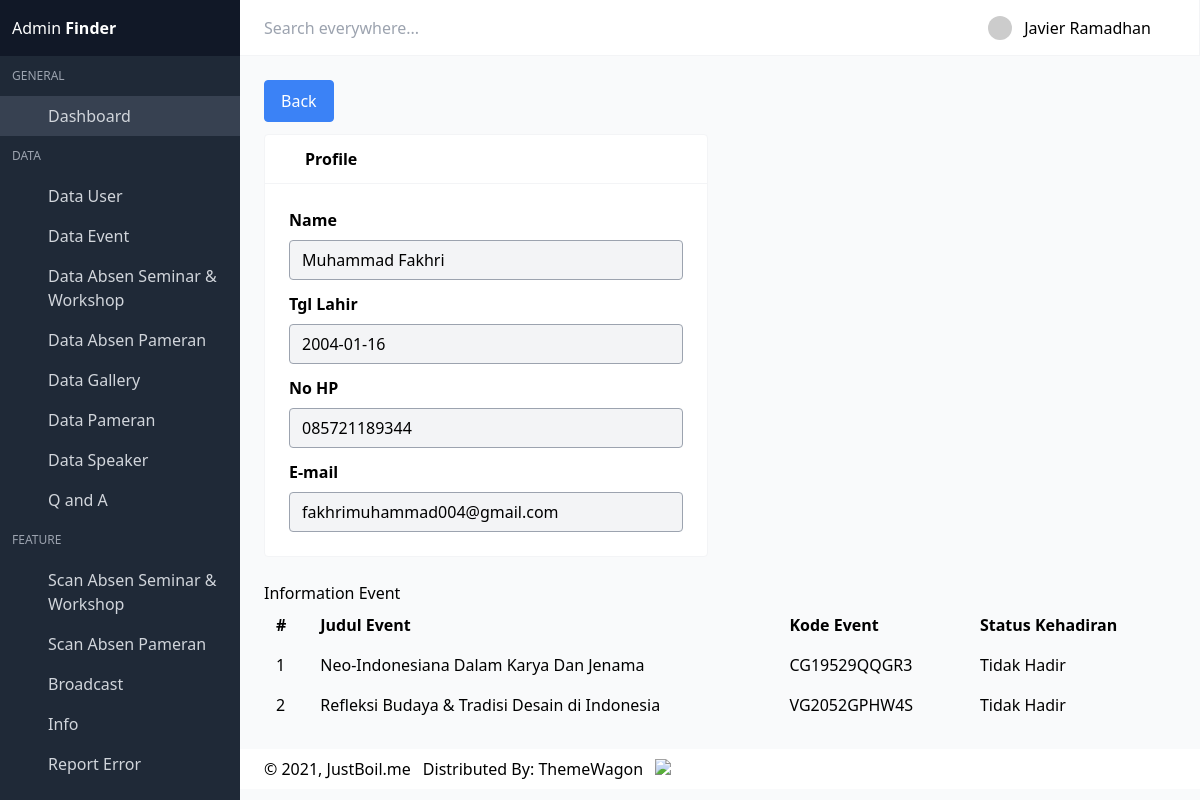
Screenshot of /admin-one/dist/profileuser.php?id=52 (signed in) with the database file from the repository.
### tables this page shows
CREATE TABLE `user` (
  `id_user` int(11) NOT NULL,
  `nama` varchar(255) NOT NULL,
  `tgl_lahir` date NOT NULL,
  `no_hp` varchar(15) NOT NULL,
  `instansi` varchar(255) NOT NULL,
  `email` varchar(255) NOT NULL,
  `password` varchar(255) NOT NULL,
  `created` timestamp NOT NULL DEFAULT current_timestamp(),
  `kode_account` varchar(11) NOT NULL
);

CREATE TABLE `tiket` (
  `id_tiket` int(11) NOT NULL,
  `id_user` int(11) NOT NULL,
  `id_event` int(11) NOT NULL,
  `tiket_code` varchar(255) NOT NULL,
  `created_tiket` timestamp NOT NULL DEFAULT current_timestamp()
);

CREATE TABLE `event` (
  `id_event` int(11) NOT NULL,
  `judul_event` varchar(255) NOT NULL,
  `speakers_event` text NOT NULL,
  `jadwal_event` date NOT NULL,
  `waktu_event` varchar(225) NOT NULL,
  `lokasi_event` text NOT NULL,
  `thumbnail_event` text NOT NULL,
  `deskripsi_event` text NOT NULL,
  `tiket_event` int(11) NOT NULL,
  `kuota` int(11) DEFAULT NULL,
  `created_event` timestamp NOT NULL DEFAULT current_timestamp(),
  `link_grup` varchar(255) DEFAULT NULL,
  `event_status` tinyint(1) DEFAULT 1,
  `show_event` tinyint(1) DEFAULT 1,
  `urutan_show` int(11) DEFAULT NULL
);

### admin-one/dist/profileuser.php (the view, shortened to what this page needs)
<?php
$id_user = isset($_GET['id']) ? $_GET['id'] : null;
require_once "koneksi.php";
$query_user = "SELECT * FROM user WHERE id_user = ?";
$stmt_user = mysqli_prepare($koneksi, $query_user);
if ($stmt_user) {
    mysqli_stmt_bind_param($stmt_user, "i", $id_user);
    mysqli_stmt_execute($stmt_user);
    $result_user = mysqli_stmt_get_result($stmt_user);
    if ($row_user = mysqli_fetch_assoc($result_user)) {
        $nama = $row_user['nama'];
        $tgl_lahir = $row_user['tgl_lahir'];
        $no_hp = $row_user['no_hp'];
        $email = $row_user['email'];
    } else {
        echo "Data pengguna tidak ditemukan.";
        exit;
    }
} else {
    echo "Error: " . mysqli_error($koneksi);
    exit;
}
$query_event = "
    SELECT
        e.judul_event,
        t.tiket_code AS kode_event,
        IF(a.kode_absen IS NOT NULL, 'Hadir', 'Tidak Hadir') AS status_kehadiran
    FROM
        tiket t
    JOIN
        event e ON t.id_event = e.id_event
    LEFT JOIN
        (SELECT a.kode_absen FROM absen a JOIN tiket t ON a.kode_absen = t.tiket_code WHERE t.id_user = ?) a
    ON t.tiket_code = a.kode_absen
    WHERE
        t.id_user = ?
";
$stmt_event = mysqli_prepare($koneksi, $query_event);
if ($stmt_event) {
    mysqli_stmt_bind_param($stmt_event, "ii", $id_user, $id_user);
    mysqli_stmt_execute($stmt_event);
    $result_event = mysqli_stmt_get_result($stmt_event);
} else {
    echo "Error: " . mysqli_error($koneksi);
    exit;
}
?>
<!DOCTYPE html>
<html lang="en" class="">
<head>
    <link rel="stylesheet" href="css/main.css?v=1628755089081">
</head>
<body>
    <div id="app">
        <?php include 'navbar.php'; ?>
        <section class="section main-section">
            <div class="field">
                <div class="control">
                    <a class="button blue" href="datauser.php">
                        Back
                    </a>
                </div>
            </div>
            <div class="grid grid-cols-1 gap-6 lg:grid-cols-2 mb-6">
                <div class="card">
                    <header class="card-header">
                        <p class="card-header-title">
                            <span class="icon"><i class="mdi mdi-account"></i></span>
                            Profile
                        </p>
                    </header>
                    <div class="card-content">
                        <div class="field">
                            <label class="label">Name</label>
                            <div class="control">
                                <input type="text" readonly value="<?php echo htmlspecialchars($nama); ?>"
                                    class="input is-static">
                            </div>
                        </div>
                        <div class="field">
                            <label class="label">Tgl Lahir</label>
                            <div class="control">
                                <input type="text" readonly value="<?php echo htmlspecialchars($tgl_lahir); ?>"
                                    class="input is-static">
                            </div>
                        </div>
                        <div class="field">
                            <label class="label">No HP</label>
                            <div class="control">
                                <input type="text" readonly value="<?php echo htmlspecialchars($no_hp); ?>"
                                    class="input is-static">
                            </div>
                        </div>
                        <div class="field">
                            <label class="label">E-mail</label>
                            <div class="control">
                                <input type="text" readonly value="<?php echo htmlspecialchars($email); ?>"
                                    class="input is-static">
                            </div>
                        </div>
                    </div>
                </div>
            </div>
            <div class="mt-8">
                <div class="bg-white shadow-md rounded-lg overflow-hidden">
                    <div class="p-4">
                        <h2 class="text-xl font-semibold mb-2">Information Event</h2>
                        <div class="overflow-x-auto">
                            <table class="table-auto w-full">
                                <thead>
                                    <tr class="bg-gray-200">
                                        <th class="border px-4 py-2">#</th>
                                        <th class="border px-4 py-2">Judul Event</th>
                                        <th class="border px-4 py-2">Kode Event</th>
                                        <th class="border px-4 py-2">Status Kehadiran</th>
                                    </tr>
                                </thead>
                                <tbody>
                                    <?php
                                    $counter = 1;
                                    while ($row_event = mysqli_fetch_assoc($result_event)):
                                        ?>
                                        <tr>
                                            <td class="border px-4 py-2"><?= $counter ?></td>
                                            <td class="border px-4 py-2"><?= htmlspecialchars($row_event['judul_event']) ?>
                                            </td>
                                            <td class="border px-4 py-2"><?= htmlspecialchars($row_event['kode_event']) ?>
                                            </td>
                                            <td class="border px-4 py-2">
                                                <?= htmlspecialchars($row_event['status_kehadiran']) ?>
                                            </td>
                                        </tr>
                                        <?php
                                        $counter++;
                                    endwhile;
                                    ?>
                                </tbody>
                            </table>
                        </div>
                    </div>
                </div>
            </div>
        </section>
        <?php include 'footer.php'; ?>
    </div>
    <link rel="stylesheet" href="https://cdn.materialdesignicons.com/4.9.95/css/materialdesignicons.min.css">
</body>
</html>

### rows the page displays
user: nama "Muhammad Fakhri", tgl_lahir "2004-01-16", no_hp "085721189344", email "fakhrimuhammad004@gmail.com"
tiket: id_event.judul_event "Neo-Indonesiana Dalam Karya Dan Jenama", tiket_code "CG19529QQGR3", status_kehadiran "Tidak Hadir"
tiket: id_event.judul_event "Refleksi Budaya & Tradisi Desain di Indonesia", tiket_code "VG2052GPHW4S", status_kehadiran "Tidak Hadir"

### other values shown
$_SESSION['admin_name'] "Javier Ramadhan"
